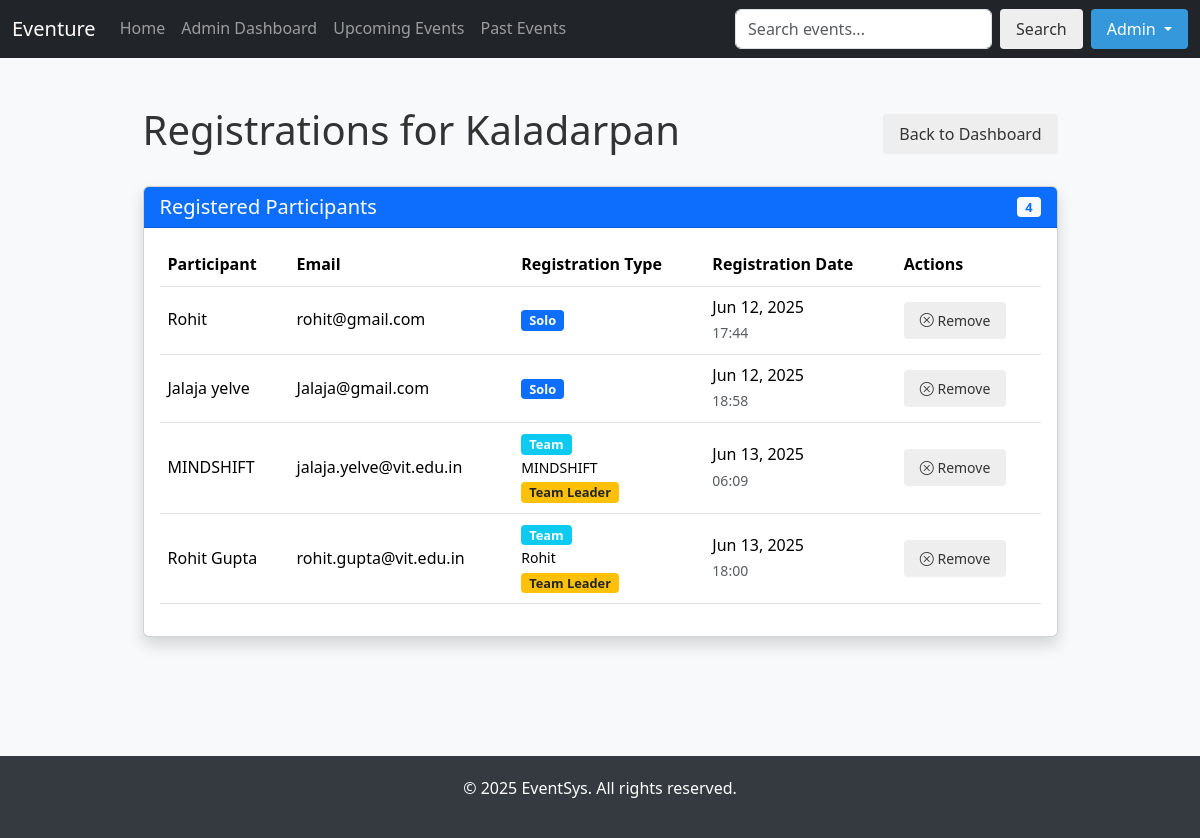
Screenshot of /event/1/registrations/ (signed in) with the database file from the repository.
### events/models.py (models this page shows, shortened)
class Event(models.Model):
    TECHNICAL = 'TECH'
    CULTURAL = 'CULT'
    SPORTS = 'SPORTS'
    ACADEMIC = 'ACAD'
    OTHER = 'OTHER'
    DOMAIN_CHOICES = [
        (TECHNICAL, 'Technical'),
        (CULTURAL, 'Cultural'),
        (SPORTS, 'Sports'),
        (ACADEMIC, 'Academic'),
        (OTHER, 'Other')
    ]
    SOLO = 'SOLO'
    TEAM = 'TEAM'
    BOTH = 'BOTH'
    PARTICIPATION_TYPE_CHOICES = [
        (SOLO, 'Solo Participant'),
        (TEAM, 'Team Participation'),
        (BOTH, 'Both Solo & Team')
    ]
    title = models.CharField(max_length=200)
    description = models.TextField()
    domain = models.CharField(max_length=10, choices=DOMAIN_CHOICES, default=OTHER)
    participation_type = models.CharField(max_length=5, choices=PARTICIPATION_TYPE_CHOICES, default=SOLO)
    venue = models.CharField(max_length=200)
    date = models.DateField()
    time = models.TimeField()
    is_active = models.BooleanField(default=True)
    min_team_size = models.IntegerField(default=1, validators=[MinValueValidator(1)])
    max_team_size = models.IntegerField(default=1, validators=[MinValueValidator(1), MaxValueValidator(20)])
    image = models.ImageField(upload_to='event_images/', null=True, blank=True,
                              help_text="Upload an image for the event (optional)")

class EventRegistration(models.Model):
    event = models.ForeignKey(Event, on_delete=models.CASCADE)
    name = models.CharField(max_length=100)
    email = models.EmailField()
    user = models.ForeignKey(User, on_delete=models.CASCADE, null=True, blank=True)
    team = models.ForeignKey(Team, on_delete=models.SET_NULL, null=True, blank=True)
    is_team_registration = models.BooleanField(default=False)
    registered_at = models.DateTimeField(auto_now_add=True)

class Team(models.Model):
    name = models.CharField(max_length=100)
    event = models.ForeignKey(Event, on_delete=models.CASCADE)
    leader = models.ForeignKey(User, on_delete=models.CASCADE, related_name='team_leader')
    created_at = models.DateTimeField(auto_now_add=True)
    team_code = models.CharField(max_length=8, unique=True, blank=True)

### events/views.py (the view)
# urls.py: path('event/<int:event_id>/registrations/', views.view_event_registrations, name='view_event_registrations'),
@login_required
@user_passes_test(is_admin)
def view_event_registrations(request, event_id):
    event = get_object_or_404(Event, id=event_id)
    registrations = EventRegistration.objects.filter(event=event).select_related('user', 'team')
    return render(request, 'events/event_registrations.html', {
        'event': event,
        'registrations': registrations
    })

### events/context_processors.py (called while the page is built)
def notification_processor(request):
    context = {
        'unread_notifications_count': 0
    }
    if request.user.is_authenticated and not request.user.is_staff:
        context['unread_notifications_count'] = RegistrationRemoval.objects.filter(
            user=request.user,
            is_read=False
        ).count()
    return context

### events/views.py (called while the page is built)
def is_admin(user):
    return user.is_authenticated and user.is_staff

### events/templates/events/event_registrations.html (shortened to what this page needs)
{% extends 'events/base.html' %}
{% block content %}
<div class="container py-4">
    <div class="d-flex justify-content-between align-items-center mb-4">
        <h1>Registrations for {{ event.title }}</h1>
        <a href="{% url 'admin_dashboard' %}" class="btn btn-outline-secondary">Back to Dashboard</a>
    </div>
    <div class="card shadow">
        <div class="card-header bg-primary text-white">
            <div class="d-flex justify-content-between align-items-center">
                <h5 class="card-title mb-0">Registered Participants</h5>
                <span class="badge bg-light text-primary">{{ registrations.count }}</span>
            </div>
        </div>
        <div class="card-body">
            {% if registrations %}
                <div class="table-responsive">
                    <table class="table table-hover align-middle">
                        <thead>
                            <tr>
                                <th>Participant</th>
                                <th>Email</th>
                                <th>Registration Type</th>
                                <th>Registration Date</th>
                                <th>Actions</th>
                            </tr>
                        </thead>
                        <tbody>
                            {% for reg in registrations %}
                                <tr>
                                    <td>{{ reg.name }}</td>
                                    <td>{{ reg.email }}</td>
                                    <td>
                                        {% if reg.is_team_registration %}
                                            <span class="badge bg-info">Team</span>
                                            {% if reg.team %}
                                                <small class="d-block">{{ reg.team.name }}</small>
                                                {% if reg.user == reg.team.leader %}
                                                    <span class="badge bg-warning text-dark">Team Leader</span>
                                                {% else %}
                                                    <span class="badge bg-secondary">Member</span>
                                                {% endif %}
                                            {% endif %}
                                        {% else %}
                                            <span class="badge bg-primary">Solo</span>
                                        {% endif %}
                                    </td>
                                    <td>
                                        {{ reg.registered_at|date:"M d, Y" }}<br>
                                        <small class="text-muted">{{ reg.registered_at|time:"H:i" }}</small>
                                    </td>
                                    <td>
                                        <a href="{% url 'remove_registration' reg.id %}" class="btn btn-sm btn-danger">
                                            <i class="bi bi-x-circle"></i> Remove
                                        </a>
                                    </td>
                                </tr>
                            {% endfor %}
                        </tbody>
                    </table>
                </div>
            {% else %}
                <div class="alert alert-info">
                    <i class="bi bi-info-circle"></i> There are no registrations for this event yet.
                </div>
            {% endif %}
        </div>
    </div>
</div>
{% endblock %}

### events/static/events/css/style.css (style rules this page uses)
:root { --primary-color: #3498db; --secondary-color: #2c3e50; --accent-color: #e74c3c; --light-color: #f5f5f5; --dark-color: #333; --success-color: #2ecc71; --warning-color: #f39c12; }
* { margin: 0; padding: 0; box-sizing: border-box; }
body { font-family: 'Segoe UI', Tahoma, Geneva, Verdana, sans-serif; line-height: 1.6; color: var(--dark-color); background-color: #f9f9f9; }
.container { width: 90%; max-width: 1200px; margin: 0 auto; padding: 0 15px; }
a { text-decoration: none; color: var(--primary-color); }
.badge { display: inline-block; padding: 0.25rem 0.5rem; border-radius: 4px; font-size: 0.8rem; font-weight: bold; }
.btn { display: inline-block; padding: 0.5rem 1rem; border-radius: 4px; background-color: #eee; color: var(--dark-color); cursor: pointer; border: none; transition: all 0.3s ease; }

### events/templates/events/base.html (style rules this page uses)
body { font-family: 'Segoe UI', sans-serif; background: #f8f9fa; scroll-behavior: smooth; }

### rows the page displays
Event: title "Kaladarpan"
EventRegistration: name "Rohit", email "rohit@gmail.com", is_team_registration "Solo", registered_at "Jun 12, 2025", registered_at "17:44"
EventRegistration: name "Jalaja yelve", email "Jalaja@gmail.com", is_team_registration "Solo", registered_at "Jun 12, 2025", registered_at "18:58"
EventRegistration: name "MINDSHIFT", email "jalaja.yelve@vit.edu.in", team.name "MINDSHIFT", shows "Team Leader", registered_at "Jun 13, 2025", registered_at "06:09"
EventRegistration: name "Rohit Gupta", email "rohit.gupta@vit.edu.in", team.name "Rohit", shows "Team Leader", registered_at "Jun 13, 2025", registered_at "18:00"

### other values shown
{{ registrations.count }} "4"
